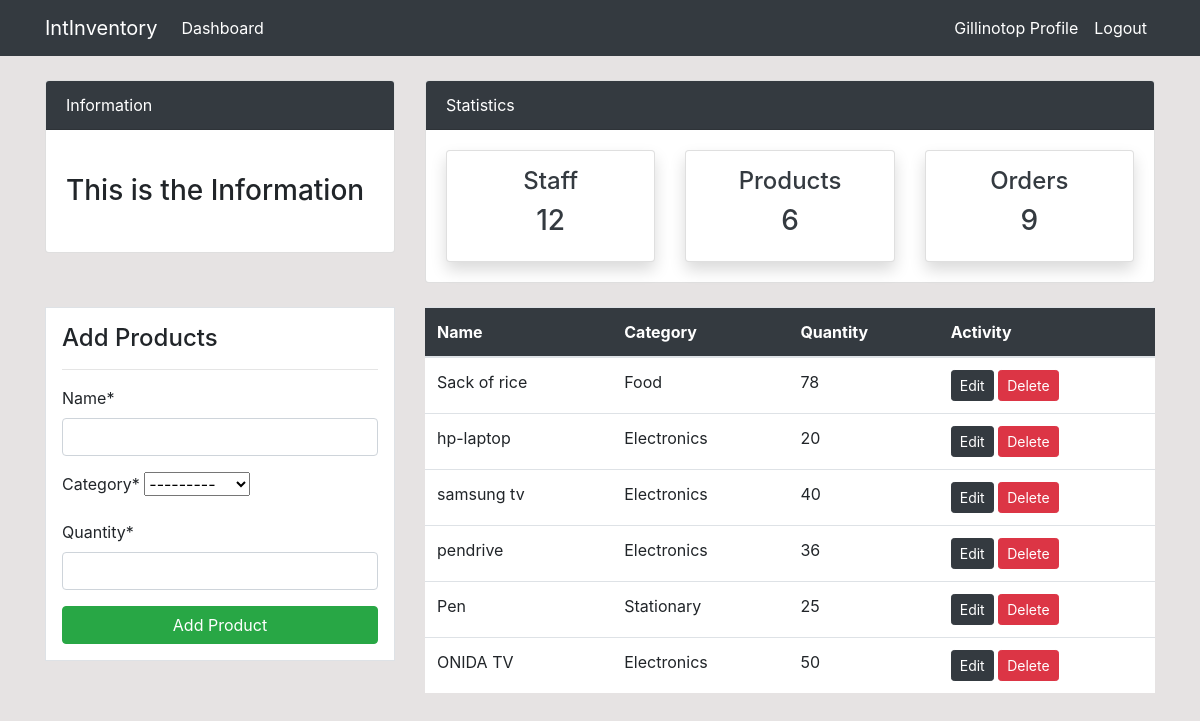
Page /product/ (signed in) on the committed database.
### dashboard/models.py (models this page shows, shortened)
class Product(models.Model):
    name = models.CharField(max_length=100, null=True)
    category = models.CharField(max_length=20, choices=CATEGORY, null=True)
    quantity = models.PositiveIntegerField(null=True)
    class Meta:
        verbose_name_plural = "Product"

### dashboard/views.py (the view)
# urls.py: path('product/', views.product, name='dashboard-product'),
@login_required(login_url="user-login")
def product(request):
    items = Product.objects.all()
    product_count = items.count()
    workers_count  = User.objects.all().count()
    orders_count = Order.objects.all().count()
    if request.method == 'POST':
        form = ProductForm(request.POST)
        if form.is_valid():
            form.save()
            product_name = form.cleaned_data.get('name')
            messages.success(request, f'{product_name} has been added')
            return redirect('dashboard-product')
    else:
        form = ProductForm()
    context = {
        'items': items,
        'form' : form,
        'workers_count':workers_count,
        'orders_count': orders_count,
        'product_count': product_count
    }
    return render(request, 'dashboard/product.html', context)

### dashboard/forms.py
class ProductForm(forms.ModelForm):
    class Meta:
        model = Product
        fields = ['name','category','quantity']

### templates/dashboard/product.html (shortened to what this page needs)
{% extends 'partials/base.html' %}
{% block content %}
{% include 'partials/topnav.html' %}
{% load crispy_forms_tags %}
<div class="container">
    <div class="row my-4">
        <div class="col-md-4">
            <div class="border bg-white p-3">
                <h4>Add Products</h4>
                <hr>
                <form method="POST">
                    {{ form|crispy }}
                    <input class="btn btn-success btn-block" type="submit" value="Add Product">
                </form>
            </div>
        </div>
        <div class="col-md-8">
            <table class="table bg-white">
                <thead class="bg-dark">
                    <tr class="text-white">
                        <th scope="col">Name</th>
                        <th scope="col">Category</th>
                        <th scope="col">Quantity</th>
                        <th scope="col">Activity</th>
                    </tr>
                </thead>
                <tbody>
                    {% for item in items %}
                    <tr>
                        <td>{{ item.name }}</td>
                        <td>{{ item.category }}</td>
                        <td>{{ item.quantity }}</td>
                        <td>
                            <a class="btn btn-dark btn-sm" href="{%url 'dashboard-product-update' item.id %}">Edit</a>
                            <a class="btn btn-danger btn-sm" href="{%url 'dashboard-product-delete' item.id %}">Delete</a>
                        </td>
                    </tr>
                    {% endfor %}
                </tbody>
            </table>
        </div>
    </div>
</div>
{% endblock %}

### templates/partials/base.html (shortened to what this page needs)
{% load static %}
<!doctype html>
<html lang="en">
  <head>
    <link rel="stylesheet" href="https://cdn.jsdelivr.net/npm/bootstrap@4.6.2/dist/css/bootstrap.min.css">
    <link rel="stylesheet" href="{% static 'style.css'%}"">
  </head>
  <body>
    {% include 'partials/nav.html' %}
    {% block content %}
    {% endblock %}
  </body>
</html>

### templates/partials/nav.html (shortened to what this page needs)
<nav class="navbar navbar-expand-lg navbar-info bg-dark">
    {% if user.is_authenticated %}
    <div class="container">
        <a class="navbar-brand text-white" href="index.html">IntInventory</a>
        <div class="collapse navbar-collapse" id="navbarSupportedContent">
            <ul class="navbar-nav mr-auto">
                <li class="nav-item active">
                    <a class="nav-link text-white" href="{% url 'dashboard-index' %}">Dashboard </a>
                </li>
            </ul>
            <ul class="navbar-nav ml-auto">
                <li class="nav-item active">
                    <a class="nav-link text-white" href="{% url 'user-profile' %}">{{ user.username }} Profile </a>
                </li>
                <li class="nav-item">
                    <a class="nav-link text-white" href="{% url 'user-logout' %}">Logout</a>
                </li>
            </ul>
            {% endif %}
        </div>
    </div>
</nav>

### templates/partials/topnav.html (shortened to what this page needs)
<div class="container">
    <div class="row mt-4">
        <div class="col-md-4">
            <div class="card">
                <div class="card-header bg-dark text-white">
                    Information
                </div>
                <div class="card-body">
                    <marquee behavior="" direction="">
                        <h3 class="my-4">This is the Information</h3>
                    </marquee>
                </div>
            </div>
        </div>
        <div class="col-md-8">
            <div class="card">
                <div class="card-header bg-dark text-white">
                    Statistics
                </div>
                <div class="card-body">
                    <div class="row">
                        <div class="col-md-4">
                            <a class="text-decoration-none text-dark" href="{% url 'dashboard-staff' %}">
                                <div class="card my-card shadow text-center p-3">
                                    <h4>Staff </h4>
                                    <h3>{{ workers_count }}</h3>
                                </div>
                            </a>
                        </div>
                        <div class="col-md-4">
                            <a class="text-decoration-none text-dark" href="{% url 'dashboard-product' %}">
                                <div class="card my-card shadow text-center p-3">
                                    <h4>Products </h4>
                                    <h3>{{product_count}}</h3>
                                </div>
                            </a>
                        </div>
                        <div class="col-md-4">
                            <a class="text-decoration-none text-dark" href="{% url 'dashboard-order' %}">
                                <div class="card my-card shadow text-center p-3">
                                    <h4>Orders </h4>
                                    <h3>{{ orders_count }}</h3>
                                </div>
                            </a>
                        </div>
                    </div>
                </div>
            </div>
        </div>
    </div>
</div>

### static/style.css (style rules this page uses)
body { background: rgb(230, 227, 227); }

### rows in the picture
Product: name "Sack of rice", category "Food", quantity "78"
Product: name "hp-laptop", category "Electronics", quantity "20"
Product: name "samsung tv", category "Electronics", quantity "40"
Product: name "pendrive", category "Electronics", quantity "36"
Product: name "Pen", category "Stationary", quantity "25"
Product: name "ONIDA TV", category "Electronics", quantity "50"

### other values in the picture
{{ user.username }} "Gillinotop"
{{ workers_count }} "12"
{{ product_count }} "6"
{{ orders_count }} "9"
